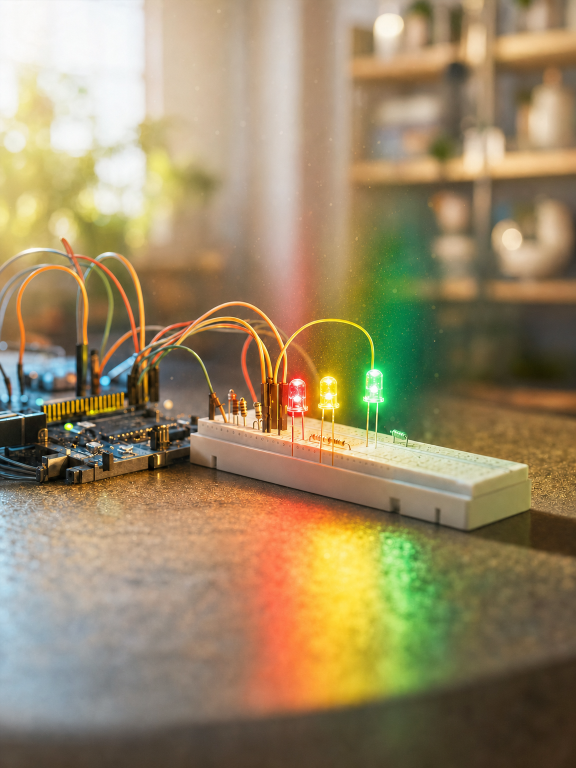
#> input picture Arduino_Projects/_posters/src_bright/p1.png, 1152 x 1536 px (shown at 1/2 size); its folder holds only this picture in this run
$ python build_card_heroes.py
#> lines starting #> are read from the running program, lines starting #| are printed output that depends on the picture
# build_card_heroes.py — the "final product" hero at the top of each project's first task card.
#
#   python Arduino_Projects/_posters/build_card_heroes.py
#
# Writes Arduino_Projects/<project>/task_cards_he/assets/hero_final_product.jpg for projects 1-9.
#
# Source per project:
#   - Yon's chosen poster art (2026-09-27: P1, P3-P7 from src_bright/, P8 from src/), cropped
#     to a 16:9 band around the product. YC is the product's vertical centre in the 3:4 frame.
#   - src_hero/ for the two projects whose poster could not serve: P2's poster shows a large
#     arcade button, but the real game uses a small 4-leg tactile button; P9 has no poster.
#     Both were generated 2026-10-15 in the posters' style with the project's real parts.
#
# The images carry no text, so they are reused verbatim in print and on the site.
# Each also gets a small hero_final_product_thumb.jpg for the site's home-page tiles.
# Files are only rewritten when their bytes change, so a re-run never churns git.
import io
from pathlib import Path
from PIL import Image


def save_if_changed(im, path, **kw):
    buf = io.BytesIO()
    im.save(buf, format='JPEG', **kw)
    data = buf.getvalue()
    if path.exists() and path.read_bytes() == data:
        return False
    path.write_bytes(data)
    return True

HERE = Path(__file__).resolve().parent
PROJECTS = HERE.parent

POSTER = {1: 'src_bright', 3: 'src_bright', 4: 'src_bright', 5: 'src_bright',
          6: 'src_bright', 7: 'src_bright', 8: 'src'}
YC = {1: 0.50, 3: 0.42, 4: 0.505, 5: 0.525, 6: 0.62, 7: 0.55, 8: 0.37}
GENERATED = {2: 'src_hero', 9: 'src_hero'}

for n in range(1, 10):
    dirs = sorted(PROJECTS.glob(f'Project_{n}_*'))
    if not dirs:
        print(f'  P{n}: no project folder - skipped'); continue
    out = dirs[0] / 'task_cards_he' / 'assets' / 'hero_final_product.jpg'
    out.parent.mkdir(parents=True, exist_ok=True)
    if n in GENERATED:
        im = Image.open(HERE / GENERATED[n] / f'p{n}.png').convert('RGB')
    else:
        im = Image.open(HERE / POSTER[n] / f'p{n}.png').convert('RGB')
#> im is the input picture: PIL image 1152x1536 RGB; mean R, G, B 154.3, 136.6, 102.1
        W, H = im.size
#> W = 1152; H = 1536
        h = round(W * 9 / 16)
#> h = 648
        y0 = min(max(0, round(YC[n] * H - h / 2)), H - h)
#> y0 = 444
        im = im.crop((0, y0, W, y0 + h))
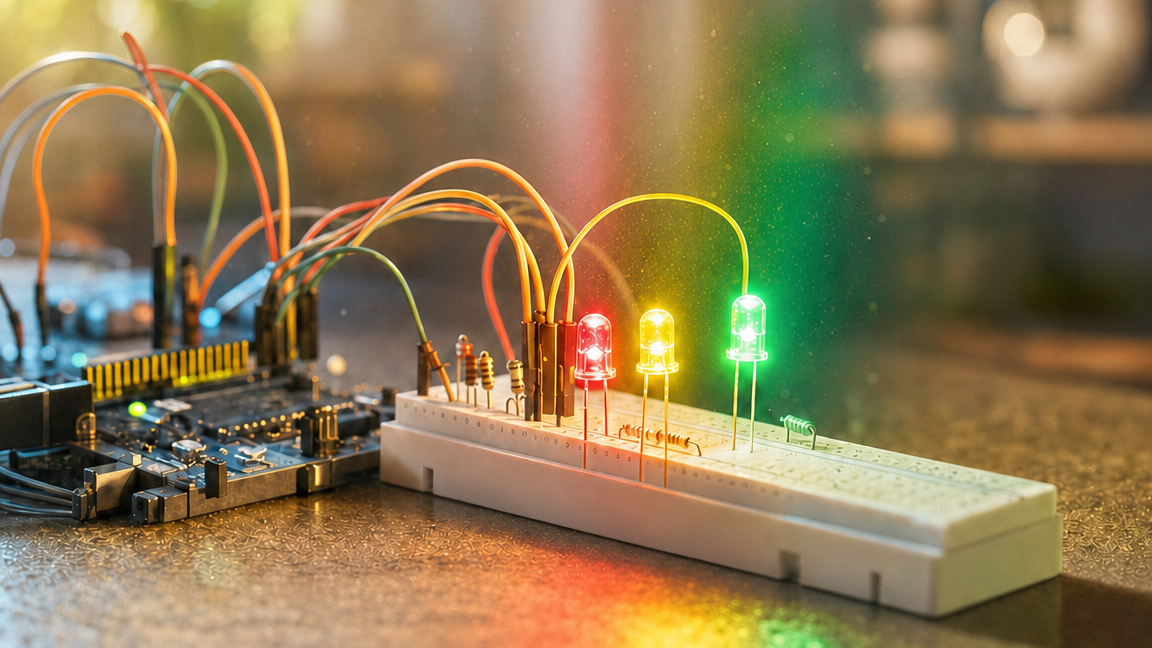
#> im: PIL image 1152x648 RGB; mean R, G, B 139.3, 120.1, 81.4
    wrote = save_if_changed(im, out, quality=86, optimize=True, progressive=True)
#> wrote = False
    thumb = out.with_name('hero_final_product_thumb.jpg')
    t = im.resize((640, 360), Image.LANCZOS)
    wrote_t = save_if_changed(t, thumb, quality=80, optimize=True, progressive=True)
#> wrote_t = False
    print(f'  P{n}: {out.relative_to(PROJECTS)}  {im.size[0]}x{im.size[1]}  {out.stat().st_size // 1024} KB'
          f'{"" if wrote else " (unchanged)"}  + thumb {thumb.stat().st_size // 1024} KB{"" if wrote_t else " (unchanged)"}')
#|   P1: Project_1_Light_Signals/task_cards_he/assets/hero_final_product.jpg  1152x648  126 KB (unchanged)  + thumb 40 KB (unchanged)
